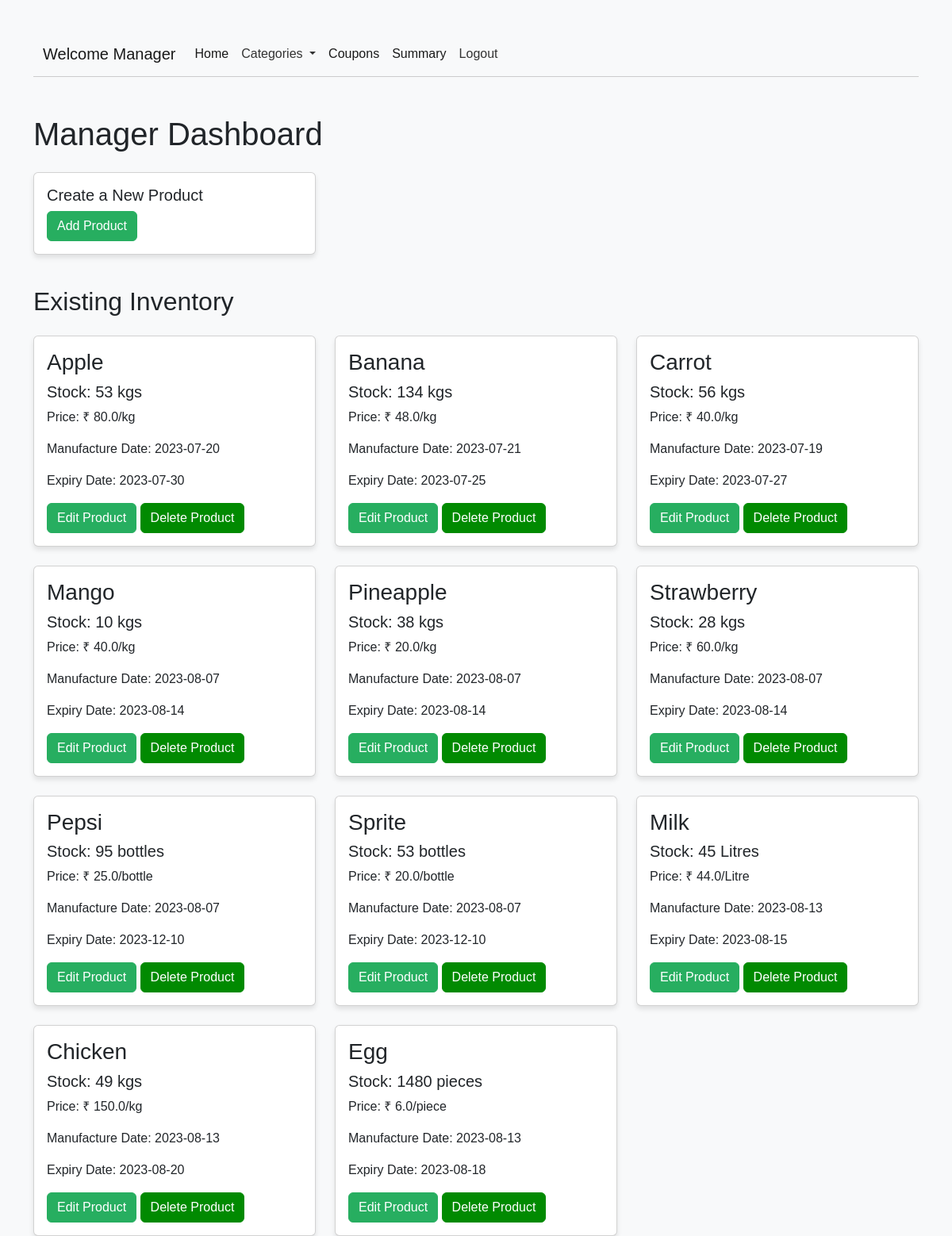
The page /manager/dashboard (signed in) on the database its author committed.
### tables this page shows
CREATE TABLE "inventory" (
	"inventoryId"	INTEGER NOT NULL UNIQUE,
	"productID"	INTEGER NOT NULL UNIQUE,
	"quantity"	INTEGER,
	FOREIGN KEY("productID") REFERENCES "products"("productID"),
	PRIMARY KEY("inventoryId" AUTOINCREMENT)
);

CREATE TABLE "products" (
	"productID"	INTEGER NOT NULL UNIQUE,
	"name"	TEXT NOT NULL,
	"manufacture_date"	TEXT NOT NULL,
	"expiry_date"	TEXT NOT NULL,
	"price"	REAL NOT NULL,
	"dynamic_price"	REAL,
	"is_recommended"	INTEGER,
	"categoryID"	INTEGER NOT NULL,
	"unit"	INTEGER NOT NULL,
	PRIMARY KEY("productID" AUTOINCREMENT)
);

### applications/manager_controller.py (the view)
@app.route('/manager/dashboard', methods=['GET'])
def manager_dashboard_route():
    only_categories = get_categories();
    if 'manager' in session:
        try:
            categories = get_categories_with_products_from_db()
            print(categories)
            return render_template('manager_dashboard.html', only_categories=only_categories, categories=categories)
        except Exception as e:
            flash(str(e))
    return redirect('/manager/login')

### app.py (called while the page is built)
@app.teardown_appcontext
def teardown_db(exception=None):
    db = g.pop('db', None)
    if db is not None:
        db.close()

### applications/categories_functions.py (called while the page is built)
def get_categories():
    db = get_db()
    cursor = db.cursor()
    cursor.execute("SELECT * FROM categories")
    categories = cursor.fetchall()
    cursor.close()
    return categories

### applications/database.py (called while the page is built)
def get_db():
    if 'db' not in g:
        g.db = sqlite3.connect(DATABASE)
    return g.db

### templates/manager_dashboard.html (shortened to what this page needs)
{% extends "base_manager.html" %}
    {% block content %}
    <div class="container mt-5">
      <h1 class="mb-4">Manager Dashboard</h1>
      <div class="row">
        <div class="col-4">
          <div class="card">
            <div class="card-body">
              <h5 class="card-title">Create a New Product</h5>
              <a href="/manager/add_product" class="btn btn-primary">Add Product</a>
            </div>
          </div>
        </div>
      </div>
    </div>
    <div class="container">
      <h2 class="mb-4">Existing Inventory</h2>
      <div class="row row-cols-1 row-cols-md-3 g-4">
        {% for category in categories %}
        {% for product in category['products'] %}
        <div class="col">
          <div class="card">
            <div class="card-body">
              <h3 class="card-title">{{product['product_name']}}</h3>
              <h5 class="card-title">Stock: {{product['quantity']}} {{product['unit']}}s</h5>
              <p class="card-text">Price: ₹ {{product['price']}}/{{product['unit']}}</p>
              <p class="card-text">Manufacture Date: {{product['manufacture_date']}}</p>
              <p class="card-text">Expiry Date: {{product['expiry_date']}}</p>
              <a href="/manager/edit_product/{{product['productID']}}" class="btn btn-primary">Edit Product</a>
              <a href="/manager/delete_product/{{product['productID']}}" class="btn btn-darkgreen">Delete Product</a>
            </div>
          </div>
        </div>
        {% endfor %}
        {% endfor %}
      </div>
    </div>
    {% endblock %}

### templates/base_manager.html (shortened to what this page needs)
<!DOCTYPE html>
<html lang="en">
<head>
    <link href="https://cdn.jsdelivr.net/npm/bootstrap@5.2.3/dist/css/bootstrap.min.css" rel="stylesheet">
    <link rel="stylesheet" href="{{ url_for('static', filename='css/style_manager.css') }}">
</head>
<body>
    <div class="container">
        <nav class="navbar navbar-expand-lg bg-light">
            <div class="container-fluid">
                <a class="navbar-brand" href="#">Welcome Manager</a>
                <div class="collapse navbar-collapse" id="navbarSupportedContent">
                    <ul class="navbar-nav me-auto mb-2 mb-lg-0">
                        <li class="nav-item">
                            <a class="nav-link active" aria-current="page" href="/manager/dashboard">Home</a>
                        </li>
                        <li class="nav-item dropdown">
                            <a class="nav-link dropdown-toggle" href="#" id="categoriesDropdown" role="button" data-bs-toggle="dropdown" aria-expanded="false">
                                Categories
                            </a>
                        </li>
                        <li class="nav-item">
                            <a class="nav-link active" aria-current="page" href="/manager/coupons">Coupons</a>
                        </li>
                        <li class="nav-item">
                            <a class="nav-link active" aria-current="page" href="/manager/summary">Summary</a>
                        </li>
                        <li class="nav-item">
                            <a class="nav-link" href="/manager/logout">Logout</a>
                        </li>
                    </ul>
                </div>
            </div>
        </nav>
    </div>
    {% block content %}{% endblock %}
</body>
</html>

### static/css/style_manager.css (style rules this page uses)
body { font-family: Arial, sans-serif; background-color: #f8f9fa; }
.navbar { background-color: #f8f9fa; border-bottom: 1px solid #ccc; }
.navbar-nav .nav-item { transition: transform 0.3s; }
.navbar-nav .nav-link { color: #333; }
.container { margin-top: 40px; }
.card { transition: transform 0.3s; box-shadow: 0 4px 6px rgba(0, 0, 0, 0.1); }
.btn-primary { background-color: #27ae60; border-color: #27ae60; }
.btn-darkgreen { color: #fff; background-color: #018a01; border-color: #018a01; }

### rows shown on the page
inventory: product_name "Apple", quantity "53", unit "kg", price "80.0", manufacture_date "2023-07-20", expiry_date "2023-07-30"
inventory: product_name "Banana", quantity "134", unit "kg", price "48.0", manufacture_date "2023-07-21", expiry_date "2023-07-25"
inventory: product_name "Carrot", quantity "56", unit "kg", price "40.0", manufacture_date "2023-07-19", expiry_date "2023-07-27"
inventory: product_name "Mango", quantity "10", unit "kg", price "40.0", manufacture_date "2023-08-07", expiry_date "2023-08-14"
inventory: product_name "Pineapple", quantity "38", unit "kg", price "20.0", manufacture_date "2023-08-07", expiry_date "2023-08-14"
inventory: product_name "Strawberry", quantity "28", unit "kg", price "60.0", manufacture_date "2023-08-07", expiry_date "2023-08-14"
inventory: product_name "Pepsi", quantity "95", unit "bottle", price "25.0", manufacture_date "2023-08-07", expiry_date "2023-12-10"
inventory: product_name "Sprite", quantity "53", unit "bottle", price "20.0", manufacture_date "2023-08-07", expiry_date "2023-12-10"
inventory: product_name "Milk", quantity "45", unit "Litre", price "44.0", manufacture_date "2023-08-13", expiry_date "2023-08-15"
inventory: product_name "Chicken", quantity "49", unit "kg", price "150.0", manufacture_date "2023-08-13", expiry_date "2023-08-20"
inventory: product_name "Egg", quantity "1480", unit "piece", price "6.0", manufacture_date "2023-08-13", expiry_date "2023-08-18"
